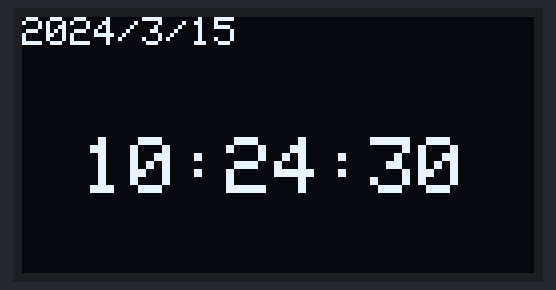
Bench run of a sketch on a simulated Arduino Uno, built with avr-gcc and run on an emulated ATmega328P. Parts: 128×64 one-colour display. The local clock reads 2024-03-15 10:24:30 at power-on unless the sketch sets it; what the sketch prints to the serial monitor is not drawn.

Above: at 0.1 s.
At 4.3 s:
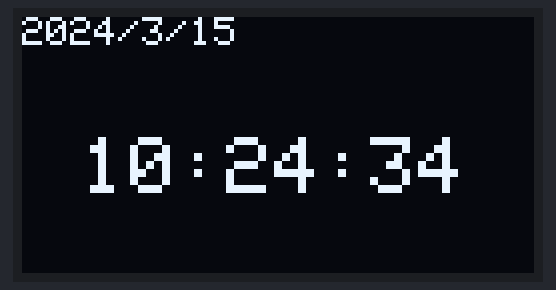
At 9.4 s:
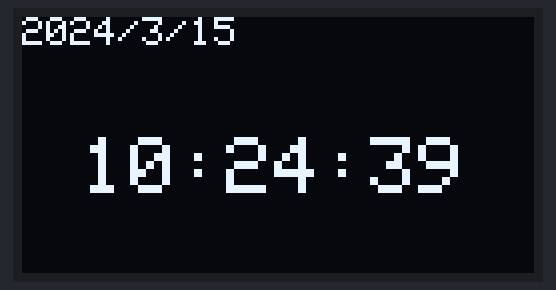
At 18.7 s:
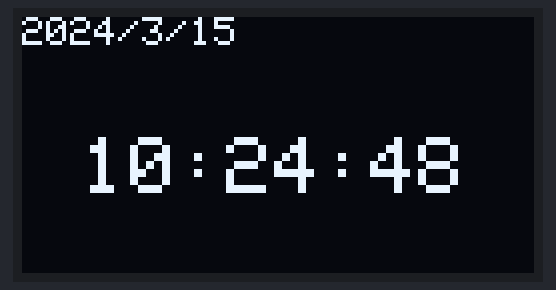
At 28.0 s:
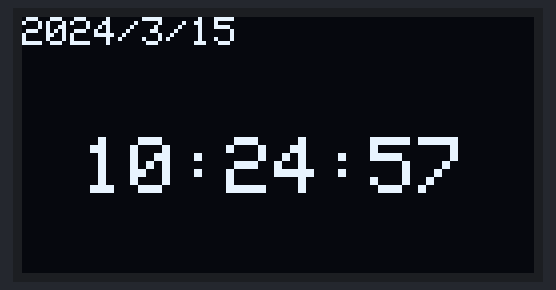
At 38.3 s:
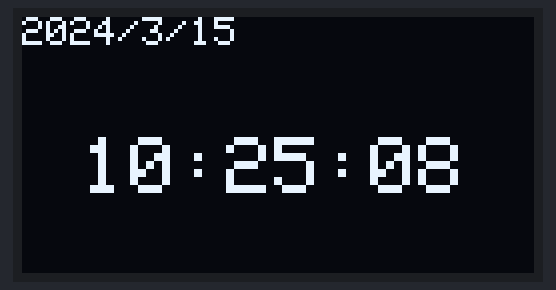

Measured:
- what the display in image 1 shows lasts 1.0 s, from 4.2 s to 5.2 s

The sketch:

source_code.ino
```cpp
#include <Wire.h>
#include <Adafruit_GFX.h>
#include <Adafruit_SSD1306.h>
#include "RTClib.h"

#define SCREEN_WIDTH 128
#define SCREEN_HEIGHT 64
Adafruit_SSD1306 display(SCREEN_WIDTH, SCREEN_HEIGHT, &Wire, -1);
RTC_DS1307 rtc;

void setup() {
  Serial.begin(115200);
  Wire.begin();

  // We run a quick check at startup to make sure the hardware is actually talking to us
  Serial.println(F("Starting I2C Scanner..."));
  byte error, address;
  int nDevices = 0;

  for (address = 1; address < 127; address++) {
    Wire.beginTransmission(address);
    error = Wire.endTransmission();

    if (error == 0) {
      Serial.print(F("I2C device found at address 0x"));
      if (address < 16) Serial.print("0");
      Serial.println(address, HEX);
      nDevices++;
    }
  }
  Serial.println(F("Scan complete. Initializing modules..."));

  // Start up the screen. If it's not found, the program just stops here.
  if(!display.begin(SSD1306_SWITCHCAPVCC, 0x3C)) {
    for(;;);
  }

  // Start the clock module
  if (!rtc.begin()) {
    while (1);
  }

  // If the battery was removed or it's the first time powered on,
  // we sync the clock to the exact time you clicked 'Upload' on your PC.
  if (!rtc.isrunning()) {
    rtc.adjust(DateTime(F(__DATE__), F(__TIME__)));
  }

  display.clearDisplay();
  Serial.println(F("Simultaneous Data Processing: ACTIVE"));
}

void loop() {
  // Pull the latest time data from the RTC chip
  DateTime now = rtc.now();

  // We format the raw numbers into a nice "00:00:00" string for the console and screen
  char timeStr[20];
  sprintf(timeStr, "%02d:%02d:%02d", now.hour(), now.minute(), now.second());

  // Show the processed data in the Serial Monitor
  Serial.print(F("Current Time: "));
  Serial.println(timeStr);

  // Update the OLED display
  display.clearDisplay();
  display.setTextColor(SSD1306_WHITE);

  // Tiny text for the date at the top
  display.setTextSize(1);
  display.setCursor(0, 0);
  display.print(now.year()); display.print('/');
  display.print(now.month()); display.print('/');
  display.print(now.day());

  // Bigger text for the actual clock so it's readable
  display.setTextSize(2);
  display.setCursor(15, 30);
  display.print(timeStr);

  // Push the virtual "drawing" to the physical screen
  display.display();

  // Wait 1 second before doing it all over again
  delay(1000);
}
```
